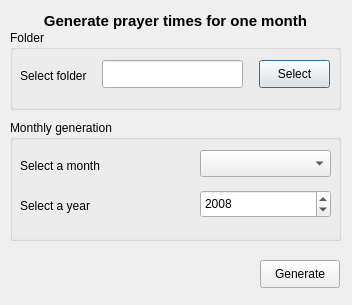
<ui version="4.0" >
 <class>Monthly</class>
 <widget class="QDialog" name="Monthly" >
  <property name="geometry" >
   <rect>
    <x>0</x>
    <y>0</y>
    <width>352</width>
    <height>305</height>
   </rect>
  </property>
  <property name="minimumSize" >
   <size>
    <width>352</width>
    <height>305</height>
   </size>
  </property>
  <property name="maximumSize" >
   <size>
    <width>352</width>
    <height>305</height>
   </size>
  </property>
  <property name="windowTitle" >
   <string>Qsalat - monthly prayers</string>
  </property>
  <widget class="QGroupBox" name="groupBox_2" >
   <property name="geometry" >
    <rect>
     <x>10</x>
     <y>30</y>
     <width>331</width>
     <height>80</height>
    </rect>
   </property>
   <property name="title" >
    <string>Folder</string>
   </property>
   <widget class="QPushButton" name="selectButton" >
    <property name="geometry" >
     <rect>
      <x>249</x>
      <y>30</y>
      <width>71</width>
      <height>28</height>
     </rect>
    </property>
    <property name="text" >
     <string>Select</string>
    </property>
   </widget>
   <widget class="QLineEdit" name="pathEdit" >
    <property name="geometry" >
     <rect>
      <x>92</x>
      <y>30</y>
      <width>141</width>
      <height>28</height>
     </rect>
    </property>
   </widget>
   <widget class="QLabel" name="label_4" >
    <property name="geometry" >
     <rect>
      <x>10</x>
      <y>30</y>
      <width>81</width>
      <height>31</height>
     </rect>
    </property>
    <property name="text" >
     <string>Select folder</string>
    </property>
   </widget>
  </widget>
  <widget class="QGroupBox" name="groupBox" >
   <property name="geometry" >
    <rect>
     <x>10</x>
     <y>120</y>
     <width>331</width>
     <height>121</height>
    </rect>
   </property>
   <property name="title" >
    <string>Monthly generation</string>
   </property>
   <widget class="QLabel" name="label_5" >
    <property name="geometry" >
     <rect>
      <x>10</x>
      <y>70</y>
      <width>91</width>
      <height>31</height>
     </rect>
    </property>
    <property name="text" >
     <string>Select a year</string>
    </property>
   </widget>
   <widget class="QLabel" name="label_2" >
    <property name="geometry" >
     <rect>
      <x>10</x>
      <y>30</y>
      <width>91</width>
      <height>31</height>
     </rect>
    </property>
    <property name="text" >
     <string>Select a month</string>
    </property>
   </widget>
   <widget class="QComboBox" name="monthBox" >
    <property name="geometry" >
     <rect>
      <x>190</x>
      <y>30</y>
      <width>131</width>
      <height>27</height>
     </rect>
    </property>
   </widget>
   <widget class="QSpinBox" name="yearBox" >
    <property name="geometry" >
     <rect>
      <x>190</x>
      <y>70</y>
      <width>131</width>
      <height>28</height>
     </rect>
    </property>
    <property name="minimum" >
     <number>1</number>
    </property>
    <property name="maximum" >
     <number>3000</number>
    </property>
    <property name="value" >
     <number>2008</number>
    </property>
   </widget>
  </widget>
  <widget class="QPushButton" name="generateButton" >
   <property name="geometry" >
    <rect>
     <x>260</x>
     <y>260</y>
     <width>80</width>
     <height>28</height>
    </rect>
   </property>
   <property name="text" >
    <string>Generate</string>
   </property>
  </widget>
  <widget class="QLabel" name="label_7" >
   <property name="geometry" >
    <rect>
     <x>10</x>
     <y>10</y>
     <width>331</width>
     <height>21</height>
    </rect>
   </property>
   <property name="font" >
    <font>
     <pointsize>11</pointsize>
     <weight>75</weight>
     <bold>true</bold>
    </font>
   </property>
   <property name="text" >
    <string>Generate prayer times for one month</string>
   </property>
   <property name="alignment" >
    <set>Qt::AlignCenter</set>
   </property>
  </widget>
 </widget>
 <resources/>
 <connections/>
</ui>
